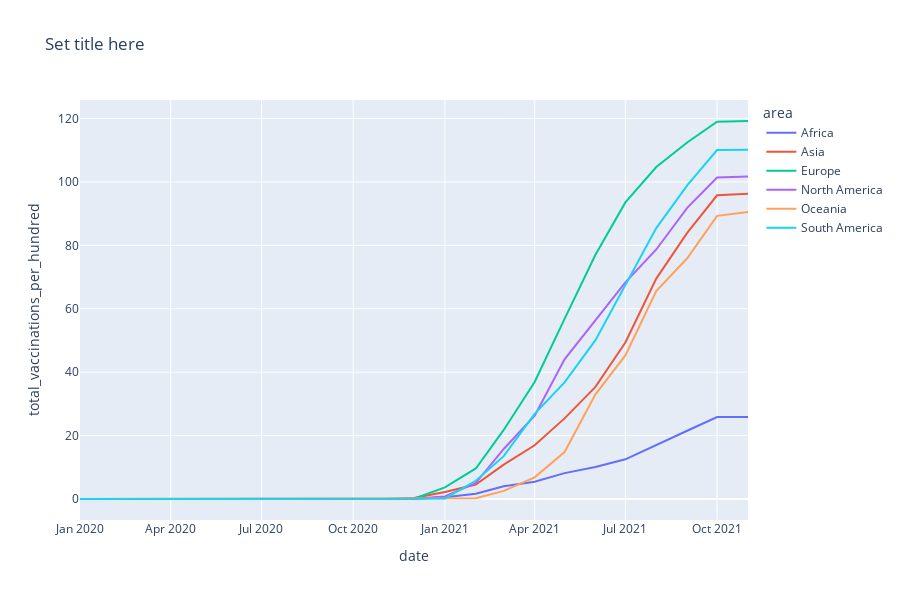

The notebook cell saved with this chart:
### Markdown cell above
# TIME LINE OF VACCINATED

### Code cell
owid_covid_data['date'] = pd.to_datetime(owid_covid_data['date'])

area = owid_covid_data['continent'].unique()

container = []
for er in area:
     df_erea = owid_covid_data[owid_covid_data['continent'] == er]
     df_erea = df_erea[['date','total_vaccinations_per_hundred']].groupby('date').mean()
     df_erea['area'] = er
     df_erea.reset_index(inplace=True)
     container.append(df_erea)

area_time_sr = pd.concat(container,axis=0)

area_time_sr['date'] =  area_time_sr['date'].dt.to_period('M')

#max it  mean least 
area_time_sr = area_time_sr.groupby(['date','area']).max() 

area_time_sr.reset_index(inplace=True)

area_time_sr['date'] = area_time_sr['date'].astype(str)


fig = px.line(area_time_sr, x="date", y="total_vaccinations_per_hundred", color='area',height=600
,title='Set title here')
fig.show()

### Figure 1 — Plotly figure (JSON) as saved in the notebook; plotly's stock layout.template omitted (floating-point values rounded to 4 significant figures)
{"data": [{"hovertemplate": "area=Africa<br>date=%{x}<br>total_vaccinations_per_hundred=%{y}<extra></extra>", "legendgroup": "Africa", "line": {"color": "#636efa", "dash": "solid"}, "marker": {"symbol": "circle"}, "mode": "lines", "name": "Africa", "orientation": "v", "showlegend": true, "type": "scatter", "x": ["2020-01", "2020-02", "2020-03", "2020-04", "2020-05", "2020-06", "2020-07", "2020-08", "2020-09", "2020-10", "2020-11", "2020-12", "2021-01", "2021-02", "2021-03", "2021-04", "2021-05", "2021-06", "2021-07", "2021-08", "2021-09", "2021-10", "2021-11"], "xaxis": "x", "y": [0, 0, 0, 0, 0, 0, 0, 0, 0, 0, 0, 0, 0.5735, 1.683, 4.043, 5.448, 8.159, 10.12, 12.51, 16.89, 21.53, 25.82, 25.85], "yaxis": "y"}, {"hovertemplate": "area=Asia<br>date=%{x}<br>total_vaccinations_per_hundred=%{y}<extra></extra>", "legendgroup": "Asia", "line": {"color": "#EF553B", "dash": "solid"}, "marker": {"symbol": "circle"}, "mode": "lines", "name": "Asia", "orientation": "v", "showlegend": true, "type": "scatter", "x": ["2020-01", "2020-02", "2020-03", "2020-04", "2020-05", "2020-06", "2020-07", "2020-08", "2020-09", "2020-10", "2020-11", "2020-12", "2021-01", "2021-02", "2021-03", "2021-04", "2021-05", "2021-06", "2021-07", "2021-08", "2021-09", "2021-10", "2021-11"], "xaxis": "x", "y": [0, 0, 0, 0, 0, 0, 0, 0, 0, 0, 0, 0.3024, 2.21, 4.577, 10.83, 16.95, 25.42, 35.35, 49.35, 69.51, 83.95, 95.78, 96.24], "yaxis": "y"}, {"hovertemplate": "area=Europe<br>date=%{x}<br>total_vaccinations_per_hundred=%{y}<extra></extra>", "legendgroup": "Europe", "line": {"color": "#00cc96", "dash": "solid"}, "marker": {"symbol": "circle"}, "mode": "lines", "name": "Europe", "orientation": "v", "showlegend": true, "type": "scatter", "x": ["2020-01", "2020-02", "2020-03", "2020-04", "2020-05", "2020-06", "2020-07", "2020-08", "2020-09", "2020-10", "2020-11", "2020-12", "2021-01", "2021-02", "2021-03", "2021-04", "2021-05", "2021-06", "2021-07", "2021-08", "2021-09", "2021-10", "2021-11"], "xaxis": "x", "y": [0, 0, 0, 0, 0, 0, 0, 0, 0, 0, 0, 0.09686, 3.672, 9.628, 21.78, 36.92, 56.81, 77.01, 93.54, 104.7, 112.4, 119.0, 119.2], "yaxis": "y"}, {"hovertemplate": "area=North America<br>date=%{x}<br>total_vaccinations_per_hundred=%{y}<extra></extra>", "legendgroup": "North America", "line": {"color": "#ab63fa", "dash": "solid"}, "marker": {"symbol": "circle"}, "mode": "lines", "name": "North America", "orientation": "v", "showlegend": true, "type": "scatter", "x": ["2020-01", "2020-02", "2020-03", "2020-04", "2020-05", "2020-06", "2020-07", "2020-08", "2020-09", "2020-10", "2020-11", "2020-12", "2021-01", "2021-02", "2021-03", "2021-04", "2021-05", "2021-06", "2021-07", "2021-08", "2021-09", "2021-10", "2021-11"], "xaxis": "x", "y": [0, 0, 0, 0, 0, 0, 0, 0, 0, 0, 0, 0.05706, 0.8171, 5.031, 15.77, 26.29, 44.06, 56.24, 68.31, 78.7, 91.81, 101.4, 101.7], "yaxis": "y"}, {"hovertemplate": "area=Oceania<br>date=%{x}<br>total_vaccinations_per_hundred=%{y}<extra></extra>", "legendgroup": "Oceania", "line": {"color": "#FFA15A", "dash": "solid"}, "marker": {"symbol": "circle"}, "mode": "lines", "name": "Oceania", "orientation": "v", "showlegend": true, "type": "scatter", "x": ["2020-01", "2020-02", "2020-03", "2020-04", "2020-05", "2020-06", "2020-07", "2020-08", "2020-09", "2020-10", "2020-11", "2020-12", "2021-01", "2021-02", "2021-03", "2021-04", "2021-05", "2021-06", "2021-07", "2021-08", "2021-09", "2021-10", "2021-11"], "xaxis": "x", "y": [0, 0, 0, 0, 0, 0, 0, 0, 0, 0, 0, 0, 0, 0.2224, 2.564, 6.844, 14.81, 32.99, 45.3, 65.61, 75.92, 89.32, 90.49], "yaxis": "y"}, {"hovertemplate": "area=South America<br>date=%{x}<br>total_vaccinations_per_hundred=%{y}<extra></extra>", "legendgroup": "South America", "line": {"color": "#19d3f3", "dash": "solid"}, "marker": {"symbol": "circle"}, "mode": "lines", "name": "South America", "orientation": "v", "showlegend": true, "type": "scatter", "x": ["2020-01", "2020-02", "2020-03", "2020-04", "2020-05", "2020-06", "2020-07", "2020-08", "2020-09", "2020-10", "2020-11", "2020-12", "2021-01", "2021-02", "2021-03", "2021-04", "2021-05", "2021-06", "2021-07", "2021-08", "2021-09", "2021-10", "2021-11"], "xaxis": "x", "y": [0, 0, 0, 0, 0, 0, 0, 0, 0, 0, 0, 0.009231, 0.1662, 5.757, 13.52, 26.84, 36.76, 50.1, 67.46, 85.43, 98.91, 110.1, 110.2], "yaxis": "y"}], "layout": {"height": 600, "legend": {"title": {"text": "area"}, "tracegroupgap": 0}, "title": {"text": "Set title here"}, "xaxis": {"anchor": "y", "domain": [0, 1], "title": {"text": "date"}}, "yaxis": {"anchor": "x", "domain": [0, 1], "title": {"text": "total_vaccinations_per_hundred"}}}}
